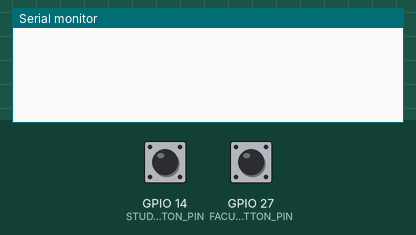
Simulated run of this sketch. Board: ESP32. Parts: the last lines printed to the serial monitor. Inputs (shaded band) come from the test bench; at power-on: GPIO 14 (STUDENT_BUTTON_PIN) HIGH, GPIO 27 (FACULTY_BUTTON_PIN) HIGH. WiFi joins after 1.5 s; servers stay silent unless stated.

Above: at 3.0 s.
3.1 s: GPIO 14 (STUDENT_BUTTON_PIN) pulled LOW for 0.15 s
At 4.3 s:
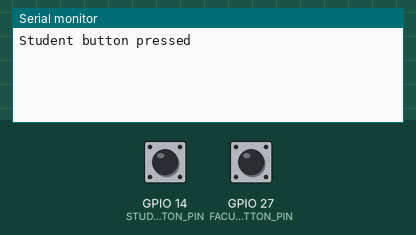
4.7 s: GPIO 27 (FACULTY_BUTTON_PIN) pulled LOW for 0.15 s
At 5.7 s:
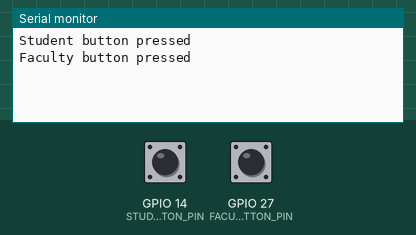

The sketch:

blynk_button_notifier.ino
```cpp
#define BLYNK_TEMPLATE_ID "YourTemplateID"
#define BLYNK_DEVICE_NAME "YourDeviceName"
#define BLYNK_AUTH_TOKEN "YourAuthToken"

#include <WiFi.h>
#include <BlynkSimpleEsp32.h>

char ssid[] = "YourWiFiSSID";
char pass[] = "YourWiFiPassword";

#define STUDENT_BUTTON_PIN 14
#define FACULTY_BUTTON_PIN 27

bool studentPressed = false;
bool facultyPressed = false;

void setup() {
  Serial.begin(115200);

  pinMode(STUDENT_BUTTON_PIN, INPUT_PULLUP);
  pinMode(FACULTY_BUTTON_PIN, INPUT_PULLUP);

  Blynk.begin(BLYNK_AUTH_TOKEN, ssid, pass);
}

void loop() {
  Blynk.run();

  if (digitalRead(STUDENT_BUTTON_PIN) == LOW && !studentPressed) {
    studentPressed = true;
    Blynk.logEvent("student_waiting", "Student is waiting outside");
    Serial.println("Student button pressed");
  } else if (digitalRead(STUDENT_BUTTON_PIN) == HIGH) {
    studentPressed = false;
  }

  if (digitalRead(FACULTY_BUTTON_PIN) == LOW && !facultyPressed) {
    facultyPressed = true;
    Blynk.logEvent("faculty_waiting", "Faculty is waiting outside");
    Serial.println("Faculty button pressed");
  } else if (digitalRead(FACULTY_BUTTON_PIN) == HIGH) {
    facultyPressed = false;
  }
}
```

Measured:
- after the input at 3.1 s, the serial monitor: prints a new line at once (image 1)
- after the input at 4.7 s, the serial monitor: prints a new line at once (image 2)
